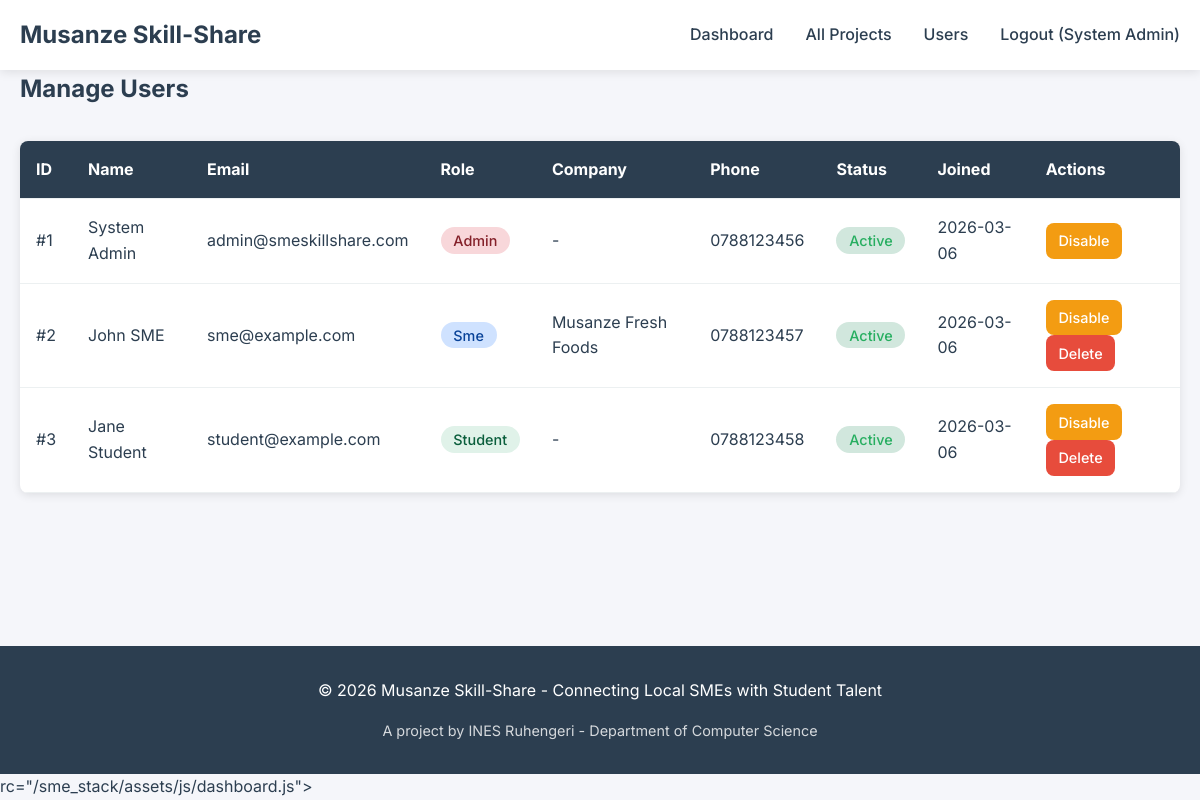
The app's page /index.php?url=admin/users (signed in) with its own data.
### tables this page shows
CREATE TABLE users (
    id INT PRIMARY KEY AUTO_INCREMENT,
    email VARCHAR(100) UNIQUE NOT NULL,
    password VARCHAR(255) NOT NULL,
    full_name VARCHAR(100) NOT NULL,
    role ENUM('sme', 'student', 'admin') NOT NULL,
    company_name VARCHAR(100) NULL,
    phone VARCHAR(20),
    is_active BOOLEAN DEFAULT TRUE,
    created_at TIMESTAMP DEFAULT CURRENT_TIMESTAMP,
    updated_at TIMESTAMP NULL ON UPDATE CURRENT_TIMESTAMP,
    
    INDEX idx_role (role),
    INDEX idx_email (email)
);

### controllers/AdminController.php (called while the page is built, shortened)
<?php
require_once 'config/database.php';
require_once 'models/User.php';
class AdminController {
    private $userModel;
    public function __construct() {
        $database = new Database();
        $this->db = $database->getConnection();
        $this->userModel = new User($this->db);
    }
    public function users() {
        $users = $this->userModel->getAll();
        include 'views/admin/users.php';
    }
}
?>

### config/database.php (called while the page is built, shortened)
<?php
class Database {
    private $host = "localhost";
    private $db_name = "sme_stack";
    private $username = "root";
    private $password = "";
    public function getConnection() {
        $this->conn = null;
        try {
            $this->conn = new mysqli($this->host, $this->username, $this->password, $this->db_name);
            $this->conn->set_charset("utf8mb4");
        } catch(Exception $e) {
            error_log("Database connection error: " . $e->getMessage());
            die("Database connection failed. Please try again later.");
        }
        return $this->conn;
    }
}
?>

### models/User.php (called while the page is built, shortened)
<?php
class User {
    private $conn;
    private $table = 'users';
    public function __construct($db) {
        $this->conn = $db;
    }
    public function getAll($role = null) {
        $sql = "SELECT * FROM {$this->table}";
        if ($role) {
            $sql .= " WHERE role = ? ORDER BY created_at DESC";
            $stmt = $this->conn->prepare($sql);
            $stmt->bind_param("s", $role);
        } else {
            $sql .= " ORDER BY created_at DESC";
            $stmt = $this->conn->prepare($sql);
        }
        $stmt->execute();
        $result = $stmt->get_result();
        $users = [];
        while ($row = $result->fetch_assoc()) {
            $users[] = $row;
        }
        return $users;
    }
}
?>

### views/admin/users.php (the view, shortened to what this page needs)
<?php
include 'includes/header.php';
?>
<div class="admin-container">
    <h2>Manage Users</h2>
    <table class="data-table">
        <thead>
            <tr>
                <th>ID</th>
                <th>Name</th>
                <th>Email</th>
                <th>Role</th>
                <th>Company</th>
                <th>Phone</th>
                <th>Status</th>
                <th>Joined</th>
                <th>Actions</th>
            </tr>
        </thead>
        <tbody>
            <?php foreach($users as $user): ?>
            <tr>
                <td>#<?php echo $user['id']; ?></td>
                <td><?php echo htmlspecialchars($user['full_name']); ?></td>
                <td><?php echo htmlspecialchars($user['email']); ?></td>
                <td>
                    <span class="status <?php echo $user['role']; ?>">
                        <?php echo ucfirst($user['role']); ?>
                    </span>
                </td>
                <td><?php echo htmlspecialchars($user['company_name'] ?: '-'); ?></td>
                <td><?php echo htmlspecialchars($user['phone']); ?></td>
                <td>
                    <span class="status <?php echo $user['is_active'] ? 'active' : 'inactive'; ?>">
                        <?php echo $user['is_active'] ? 'Active' : 'Inactive'; ?>
                    </span>
                </td>
                <td><?php echo date('Y-m-d', strtotime($user['created_at'])); ?></td>
                <td>
                    <a href="/sme_stack/index.php?url=admin/toggleUser/<?php echo $user['id']; ?>"
                       class="btn btn-small <?php echo $user['is_active'] ? 'btn-warning' : 'btn-success'; ?>"
                       onclick="return confirm('Toggle user status?')">
                        <?php echo $user['is_active'] ? 'Disable' : 'Enable'; ?>
                    </a>
                    <?php if($user['id'] != $_SESSION['user_id']): ?>
                    <a href="/sme_stack/index.php?url=admin/deleteUser/<?php echo $user['id']; ?>"
                       class="btn btn-small btn-danger"
                       onclick="return confirm('Delete this user? This action cannot be undone.')">
                        Delete
                    </a>
                    <?php endif; ?>
                </td>
            </tr>
            <?php endforeach; ?>
        </tbody>
    </table>
</div>
<?php
include 'includes/footer.php';
?>

### index.php (shortened to what this page needs)
<?php
$url = isset($_GET['url']) ? $_GET['url'] : '';
$url = rtrim($url, '/');
$url = explode('/', $url);
$method_name = !empty($url[1]) ? $url[1] : 'index';
$param = !empty($url[2]) ? $url[2] : null;
$controller_map = [
    'auth' => 'AuthController',
    'sme' => 'SMEController',
    'student' => 'StudentController',
    'admin' => 'AdminController',
    '' => 'HomeController'
];
$controller_class = isset($controller_map[$url[0]]) ? $controller_map[$url[0]] : null;
if ($controller_class && file_exists('controllers/' . $controller_class . '.php')) {
    $controller = new $controller_class();
    if ($param) {
        if (method_exists($controller, $method_name)) {
            $controller->$method_name($param);
        } else {
            $controller->index();
        }
    } elseif (method_exists($controller, $method_name)) {
        $controller->$method_name();
    } else {
        $controller->index();
    }
} else {
    require_once 'controllers/HomeController.php';
    $controller = new HomeController();
    $controller->index();
}
?>

### includes/header.php (shortened to what this page needs)
<!DOCTYPE html>
<html lang="en">
<head>
    <link rel="stylesheet" href="/sme_stack/assets/css/style.css">
</head>
<body>
    <nav class="navbar">
        <div class="container">
            <div class="nav-brand">
                <a href="/sme_stack/index.php">Musanze Skill-Share</a>
            </div>
            <ul class="nav-menu">
                <?php if(isset($_SESSION['user_id'])): ?>
                    <?php if($_SESSION['user_role'] == 'sme'): ?>
                        <li><a href="/sme_stack/index.php?url=sme/dashboard">Dashboard</a></li>
                        <li><a href="/sme_stack/index.php?url=sme/postRequest">Post Request</a></li>
                    <?php elseif($_SESSION['user_role'] == 'student'): ?>
                        <li><a href="/sme_stack/index.php?url=student/dashboard">Dashboard</a></li>
                        <li><a href="/sme_stack/index.php?url=student/browseRequests">Browse Projects</a></li>
                    <?php elseif($_SESSION['user_role'] == 'admin'): ?>
                        <li><a href="/sme_stack/index.php?url=admin/dashboard">Dashboard</a></li>
                        <li><a href="/sme_stack/index.php?url=admin/projects">All Projects</a></li>
                        <li><a href="/sme_stack/index.php?url=admin/users">Users</a></li>
                    <?php endif; ?>
                    <li><a href="/sme_stack/index.php?url=auth/logout">Logout (<?php echo htmlspecialchars($_SESSION['user_name']); ?>)</a></li>
                <?php else: ?>
                    <li><a href="/sme_stack/index.php?url=auth/login">Login</a></li>
                    <li><a href="/sme_stack/index.php?url=auth/register">Register</a></li>
                <?php endif; ?>
            </ul>
        </div>
    </nav>
    <main class="container">

### includes/footer.php (shortened to what this page needs)
    </main>
    <footer class="footer">
        <div class="container">
            <p>&copy; 2026 Musanze Skill-Share - Connecting Local SMEs with Student Talent</p>
            <p style="margin-top: 1rem; font-size: 0.9rem; opacity: 0.8;">
                A project by INES Ruhengeri - Department of Computer Science
            </p>
        </div>
    </footer>
</body>
</html>rc="/sme_stack/assets/js/dashboard.js"></script>
</body>
</html>

### assets/css/style.css (style rules this page uses)
:root { --primary-color: #2c3e50; --secondary-color: #3498db; --success-color: #27ae60; --danger-color: #e74c3c; --warning-color: #f39c12; --light-bg: #ecf0f1; --dark-text: #2c3e50; --border-radius: 8px; --box-shadow: 0 2px 10px rgba(0,0,0,0.1); }
* { margin: 0; padding: 0; box-sizing: border-box; }
body { font-family: 'Inter', sans-serif; line-height: 1.6; color: var(--dark-text); background-color: #f5f6fa; min-height: 100vh; display: flex; flex-direction: column; }
.container { max-width: 1200px; margin: 0 auto; padding: 0 20px; width: 100%; }
.navbar { background: white; box-shadow: var(--box-shadow); padding: 1rem 0; position: sticky; top: 0; z-index: 1000; }
.navbar .container { display: flex; justify-content: space-between; align-items: center; }
.nav-brand a { font-size: 1.5rem; font-weight: 700; color: var(--primary-color); text-decoration: none; }
.nav-menu { display: flex; list-style: none; gap: 2rem; }
.nav-menu a { color: var(--dark-text); text-decoration: none; font-weight: 500; transition: color 0.3s; }
.btn { display: inline-block; padding: 0.8rem 1.5rem; border-radius: var(--border-radius); text-decoration: none; font-weight: 500; transition: all 0.3s; border: none; cursor: pointer; font-size: 1rem; }
.btn-danger { background: var(--danger-color); color: white; }
.btn-warning { background: var(--warning-color); color: white; }
.btn-small { padding: 0.4rem 0.8rem; font-size: 0.9rem; }
.status { padding: 0.3rem 0.8rem; border-radius: 20px; font-size: 0.9rem; font-weight: 500; }
.status.active { background: #d1e7dd; color: var(--success-color); }
.status.sme { background: #cfe2ff; color: #084298; }
.status.student { background: #e0f2e9; color: #0a5e3c; }
.status.admin { background: #f8d7da; color: #842029; }
.data-table { width: 100%; background: white; border-radius: var(--border-radius); overflow: hidden; box-shadow: var(--box-shadow); margin: 2rem 0; border-collapse: collapse; }
.data-table thead { background: var(--primary-color); color: white; }
.data-table th, .data-table td { padding: 1rem; text-align: left; border-bottom: 1px solid var(--light-bg); }
.footer { background: var(--primary-color); color: white; text-align: center; padding: 2rem 0; margin-top: auto; }

### records on screen
users: id "1", full_name "System Admin", email "admin@smeskillshare.com", role "Admin", company_name "-", phone "0788123456", is_active "Active", created_at "2026-03-06"
users: id "2", full_name "John SME", email "sme@example.com", role "Sme", company_name "Musanze Fresh Foods", phone "0788123457", is_active "Active", created_at "2026-03-06"
users: id "3", full_name "Jane Student", email "student@example.com", role "Student", company_name "-", phone "0788123458", is_active "Active", created_at "2026-03-06"

### other values on screen
$_SESSION['user_name'] "System Admin"
